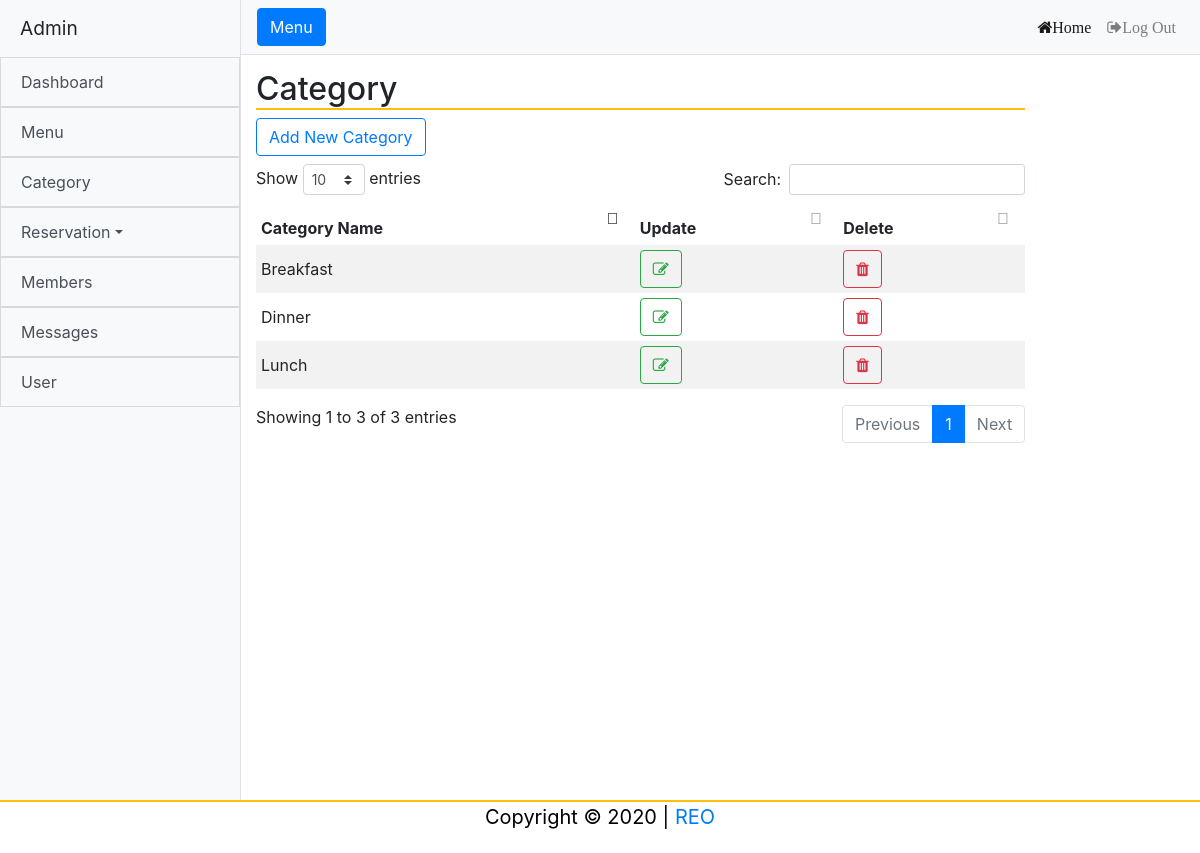
/a_category.php (signed in), run on the app's committed database.
### tables this page shows
CREATE TABLE `subcategory` (
  `subcat_id` int(11) NOT NULL,
  `subcat_name` varchar(30) NOT NULL,
  `sub_price` decimal(10,2) NOT NULL
);

### a_category.php (the view, shortened to what this page needs)
<!DOCTYPE html>
<html lang="en">
<head>
<?php include 'a_header.php';?>
</head>
<body>
  <div class="d-flex" id="wrapper">
    <?php include 'sidebar.php';?>
    <div id="page-content-wrapper">
     <?php include 'a_nav.php';?>
	<div class="container-fluid">
    <div class="row">
	<div class="col-lg-10 col-lg-offset-2">
	<h2 class="title">Category</h2>
	<a href="#addModal" class="btn btn-outline-primary" id="Add" data-toggle="modal">Add New Category</a>
	<div class="page-tables">
                <div class="table-responsive table-hover table-striped" >
                  <table id="dt" cellpadding="5" cellspacing="5" id="data-table" width="100%" align="center">
                    <thead>
                      <tr>
                        <th>Category Name</th>
                        <th>Update</th>
						<th>Delete</th>
                      </tr>
                    </thead>
                    <tbody>
<?php
include('includes/dbcon.php');
    $query=mysqli_query($con,"select * from subcategory order by subcat_name")or die(mysqli_error($con));
      while ($row=mysqli_fetch_array($query)){
        $id=$row['subcat_id'];
        $name=$row['subcat_name'];
?>
                      <tr>
                        <td><?php echo $name;?></td>
                        <td>
                              <a href="#update" class="btn btn-outline-success" title="Update" data-target="#update<?php echo $id;?>" data-toggle="modal">
                                <i class="fa fa-edit"></i>
                              </a>
                        </td>
						<td>
                              <a href="#delete" class="btn btn-outline-danger" title="Delete" data-target="#delete<?php echo $id;?>" data-toggle="modal">
                                <i class="fa fa-trash"></i>
                              </a>
                        </td>
                      </tr>
<?php }?>
                    </tbody>
                  </table>
                </div>
               </div>
              </div>
             </div>
            </div>
           </div>
          </div>
<?php include 'a_footer.php';?>
</body>
</html>

### admin/css/style.css (style rules this page uses)
.container-fluid { padding-top: 15px; }
#wrapper { overflow-x: hidden; }
#page-content-wrapper .title { border-bottom: solid 2px #ffc107; }
#page-content-wrapper { min-width: 100vw; }
@media (min-width: 768px) { #page-content-wrapper { min-width: 0; width: 100%; } }
table.dataTable thead .sorting:after, table.dataTable thead .sorting:before, table.dataTable thead .sorting_asc:after, table.dataTable thead .sorting_asc:before, table.dataTable thead .sorting_asc_disabled:after, table.dataTable thead .sorting_asc_disabled:before, table.dataTable thead .sorting_desc:after, table.dataTable thead .sorting_desc:before, table.dataTable thead .sorting_desc_disabled:after, table.dataTable thead .sorting_desc_disabled:before { bottom: .5em; }

### data on the page
subcategory: subcat_name "Breakfast"
subcategory: subcat_name "Dinner"
subcategory: subcat_name "Lunch"
